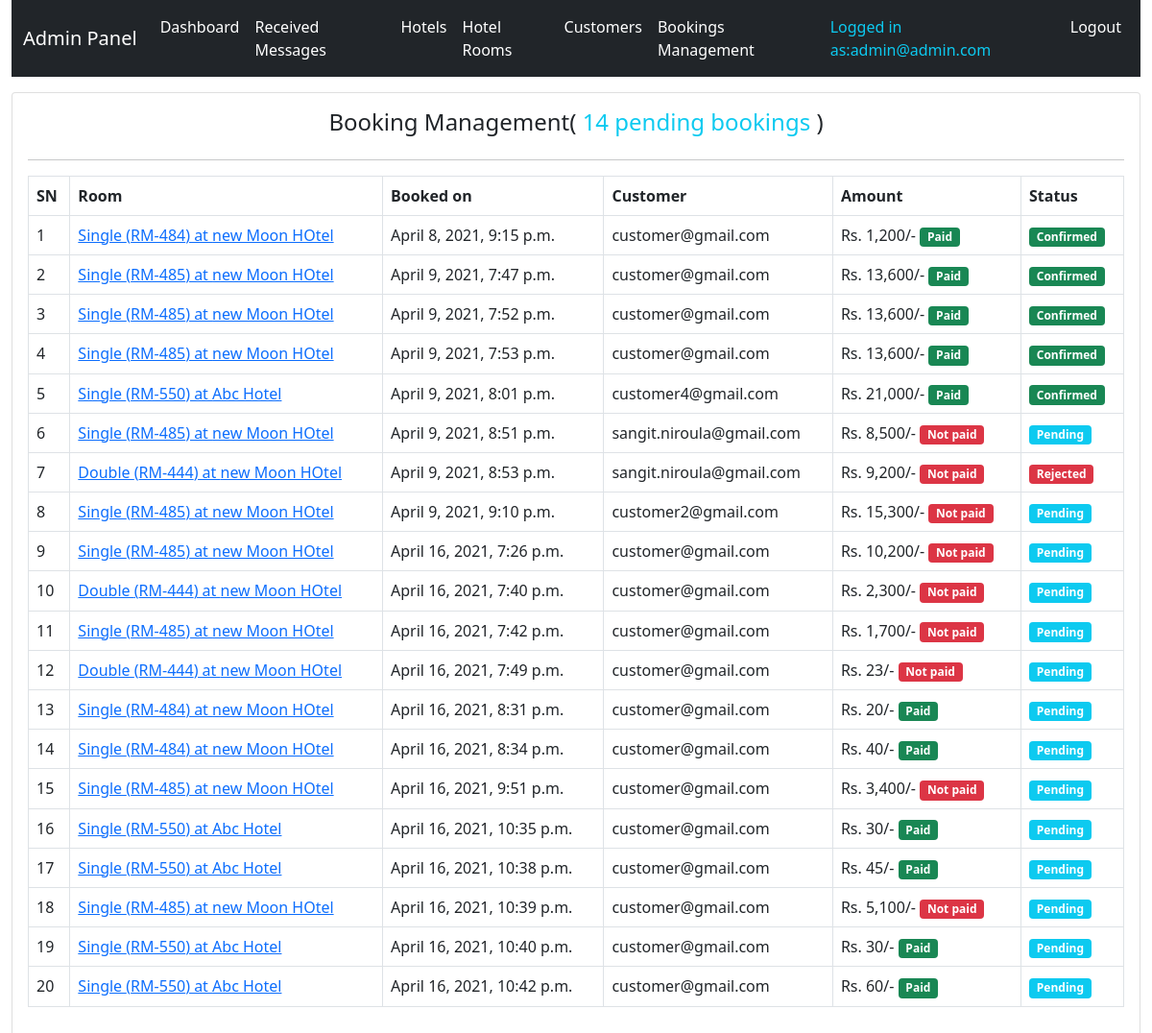
The page /system-admin/room-booking/ (signed in) on the database as committed earlier.
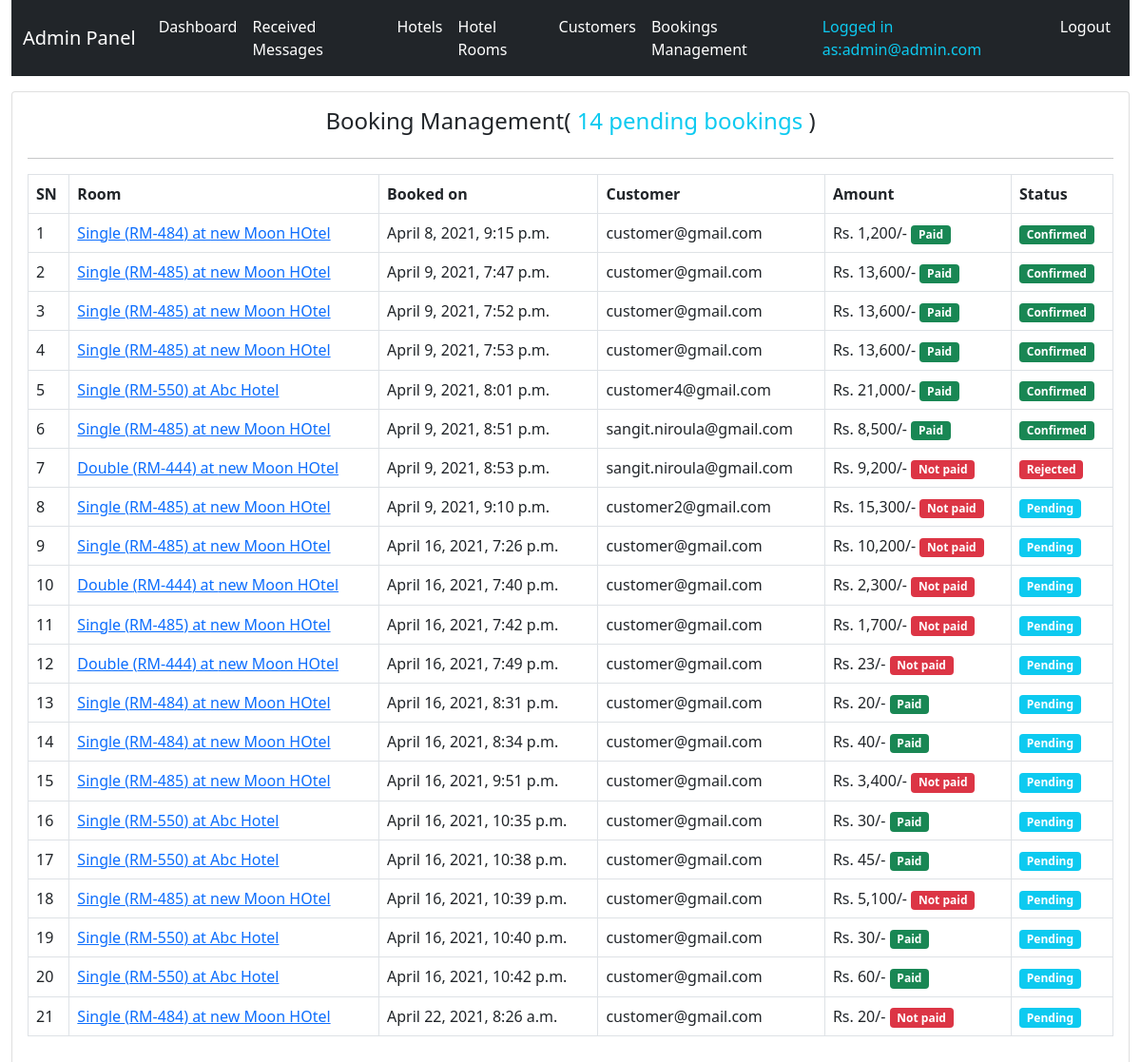
The same page on the database as committed later.
### hbsapp/models.py (models this page shows, shortened)
class TimeStamp(models.Model):
    created_at = models.DateTimeField(auto_now_add=True)
    updated_at = models.DateTimeField(auto_now=True)
    class Meta:
        abstract = True

class RoomBooking(TimeStamp):
    hotel_room = models.ForeignKey(HotelRoom, on_delete=models.RESTRICT)
    customer = models.ForeignKey(Customer, on_delete=models.RESTRICT)
    total_persons = models.PositiveIntegerField(default=1)
    booking_starts = models.DateField()
    booking_ends = models.DateField()
    message = models.TextField(null=True, blank=True)
    booking_status = models.CharField(max_length=50, choices=BOOKING_STATUS)
    status_remarks = models.CharField(max_length=500, null=True, blank=True)
    customer_checked_in = models.BooleanField(default=False)
    checkin_time = models.DateTimeField(null=True, blank=True)
    checkout_time = models.DateTimeField(null=True, blank=True)
    rating = models.PositiveIntegerField(default=5, choices=RATING)
    amount = models.PositiveIntegerField()
    payment_method = models.ForeignKey(PaymentMethod, on_delete=models.RESTRICT)
    payment_status = models.BooleanField(default=False)
    paid_date = models.DateTimeField(null=True, blank=True)

class HotelRoom(TimeStamp):
    hotel = models.ForeignKey(Hotel, on_delete=models.RESTRICT)
    room_type = models.CharField(max_length=50, choices=ROOM_TYPE)
    room_code = models.CharField(max_length=50)
    image = models.ImageField(upload_to="rooms")
    description = models.TextField()
    price = models.PositiveIntegerField()
    view_count = models.BigIntegerField(default=0)

class Hotel(TimeStamp):
    name = models.CharField(max_length=200)
    image = models.ImageField(upload_to="hotels", null=True, blank=True)
    address = models.CharField(max_length=200)
    contact = models.CharField(max_length=200)
    email = models.EmailField(unique=True)

class Customer(TimeStamp):
    user = models.OneToOneField(User, on_delete=models.CASCADE)
    mobile = models.CharField(max_length=20)
    address = models.CharField(max_length=20, null=True, blank=True)
    profile_image = models.ImageField(upload_to="customers", null=True, blank=True)
    def __str__(self):
        return self.user.username

### hbsapp/views.py (the view)
class AdminBookingListView(AdminRequiredMixin, View):
    def get(self, request, *args, **kwargs):
        context = self.context
        allbookings = RoomBooking.objects.all()
        context["pending_bookings"] = allbookings.filter(
            booking_status="Pending").count()
        context["allbookings"] = allbookings
        return render(request, "admintemplates/adminbookinglist.html", context)

### hbsapp/views.py (called while the page is built)
    def dispatch(self, request, *args, **kwargs):
        try:
            self.admin = request.user.admin
            self.context = {
                "admin": self.admin
            }
        except Exception as e:
            print(e)
            return redirect(reverse("hbsapp:adminlogin") + "?next=" + request.path)
        return super(AdminRequiredMixin, self).dispatch(request, *args, **kwargs)

### templates/admintemplates/adminbookinglist.html (shortened to what this page needs)
{% extends 'admintemplates/adminbase.html' %}
{% load humanize %}
{% block css %}
<link rel="stylesheet" href="//cdn.datatables.net/1.10.24/css/jquery.dataTables.min.css">
{% endblock %}
{% block content %}
<div class="row mt-3">
    <div class="col-md-12">
        <div class="card p-3">
            <div class="row">
                <div class="col-md-12">
                    <h4 class="text-center">Booking Management(<span class="text-info"> {{pending_bookings}} pending bookings</span> )</h4>
                </div>
            </div>
            <hr>
            <div class="row">
                <div class="col-md-12">
                    <table class="table table-bordered">
                        <thead>
                            <tr>
                                <th>SN</th>
                                <th>Room</th>
                                <th>Booked on</th>
                                <th>Customer</th>
                                <th>Amount</th>
                                <th>Status</th>
                            </tr>
                        </thead>
                        <tbody>
                            {% for booking in allbookings %}
                            <tr>
                                <td>{{forloop.counter}}</td>
                                <td><a href="{% url 'hbsapp:adminbookingdetail' booking.id %}">{{booking.hotel_room.room_type}}
                                        ({{booking.hotel_room.room_code}}) at {{booking.hotel_room.hotel.name}} </a>
                                </td>
                                <td>{{booking.created_at}} </td>
                                <td>{{booking.customer}} </td>
                                <td>Rs. {{booking.amount|intcomma}}/- {% if booking.payment_status %}<span
                                        class="badge bg-success">Paid</span>{% else %}<span class="badge bg-danger">Not
                                        paid{% endif %}</span></td>
                                <td><span
                                        class="badge bg-{% if booking.booking_status == 'Rejected' %}danger{% elif booking.booking_status == 'Pending' %}info{% else %}success{% endif %}">{{booking.booking_status}}</span>
                                </td>
                            </tr>
                            {% endfor %}
                        </tbody>
                    </table>
                </div>
            </div>
        </div>
    </div>
</div>
{% endblock %}

Rows that differ between the two databases and show on the page:
changed RoomBooking "April 9, 2021, 8:51 p.m.": booking_status "Pending" → "Confirmed"; payment_status "Not paid" → "Paid"
added RoomBooking: hotel_room.room_type "Single", hotel_room.room_code "RM-484", hotel_room.hotel.name "new Moon HOtel", created_at "April 22, 2021, 8:26 a.m.", customer "customer@gmail.com", amount "20", payment_status "Not paid", booking_status "Pending"
